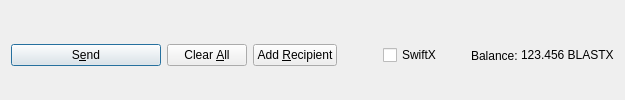
         <widget class="QFrame" name="frame_Send">
          <layout class="QHBoxLayout" name="horizontalLayout">
           <property name="bottomMargin">
            <number>0</number>
           </property>
           <item>
            <widget class="QPushButton" name="sendButton">
             <property name="minimumSize">
              <size>
               <width>150</width>
               <height>0</height>
              </size>
             </property>
             <property name="toolTip">
              <string>Confirm the send action</string>
             </property>
             <property name="text">
              <string>S&amp;end</string>
             </property>
             <property name="icon">
              <iconset resource="../blastx.qrc">
               <normaloff>:/icons/send</normaloff>:/icons/send</iconset>
             </property>
             <property name="autoDefault">
              <bool>false</bool>
             </property>
             <property name="default">
              <bool>true</bool>
             </property>
            </widget>
           </item>
           <item>
            <widget class="QPushButton" name="clearButton">
             <property name="sizePolicy">
              <sizepolicy hsizetype="Minimum" vsizetype="Fixed">
               <horstretch>0</horstretch>
               <verstretch>0</verstretch>
              </sizepolicy>
             </property>
             <property name="toolTip">
              <string>Clear all fields of the form.</string>
             </property>
             <property name="text">
              <string>Clear &amp;All</string>
             </property>
             <property name="icon">
              <iconset resource="../blastx.qrc">
               <normaloff>:/icons/remove</normaloff>:/icons/remove</iconset>
             </property>
             <property name="autoDefault">
              <bool>false</bool>
             </property>
            </widget>
           </item>
           <item>
            <widget class="QPushButton" name="addButton">
             <property name="toolTip">
              <string>Send to multiple recipients at once</string>
             </property>
             <property name="text">
              <string>Add &amp;Recipient</string>
             </property>
             <property name="icon">
              <iconset resource="../blastx.qrc">
               <normaloff>:/icons/add</normaloff>:/icons/add</iconset>
             </property>
             <property name="autoDefault">
              <bool>false</bool>
             </property>
            </widget>
           </item>
           <item>
            <spacer name="horizontalSpacer">
             <property name="orientation">
              <enum>Qt::Horizontal</enum>
             </property>
             <property name="sizeHint" stdset="0">
              <size>
               <width>40</width>
               <height>20</height>
              </size>
             </property>
            </spacer>
           </item>
           <item>
            <layout class="QHBoxLayout" name="horizontalLayout_2">
             <property name="spacing">
              <number>3</number>
             </property>
             <item>
              <widget class="QCheckBox" name="checkSwiftTX">
               <property name="enabled">
                <bool>true</bool>
               </property>
               <property name="minimumSize">
                <size>
                 <width>85</width>
                 <height>0</height>
                </size>
               </property>
               <property name="text">
                <string>SwiftX</string>
               </property>
              </widget>
             </item>
             <item>
              <widget class="QLabel" name="label">
               <property name="text">
                <string>Balance:</string>
               </property>
              </widget>
             </item>
             <item>
              <widget class="QLabel" name="labelBalance">
               <property name="sizePolicy">
                <sizepolicy hsizetype="Preferred" vsizetype="Fixed">
                 <horstretch>0</horstretch>
                 <verstretch>0</verstretch>
                </sizepolicy>
               </property>
               <property name="cursor">
                <cursorShape>IBeamCursor</cursorShape>
               </property>
               <property name="text">
                <string notr="true">123.456 BLASTX</string>
               </property>
               <property name="textInteractionFlags">
                <set>Qt::LinksAccessibleByMouse|Qt::TextSelectableByKeyboard|Qt::TextSelectableByMouse</set>
               </property>
              </widget>
             </item>
            </layout>
           </item>
          </layout>
         </widget>
